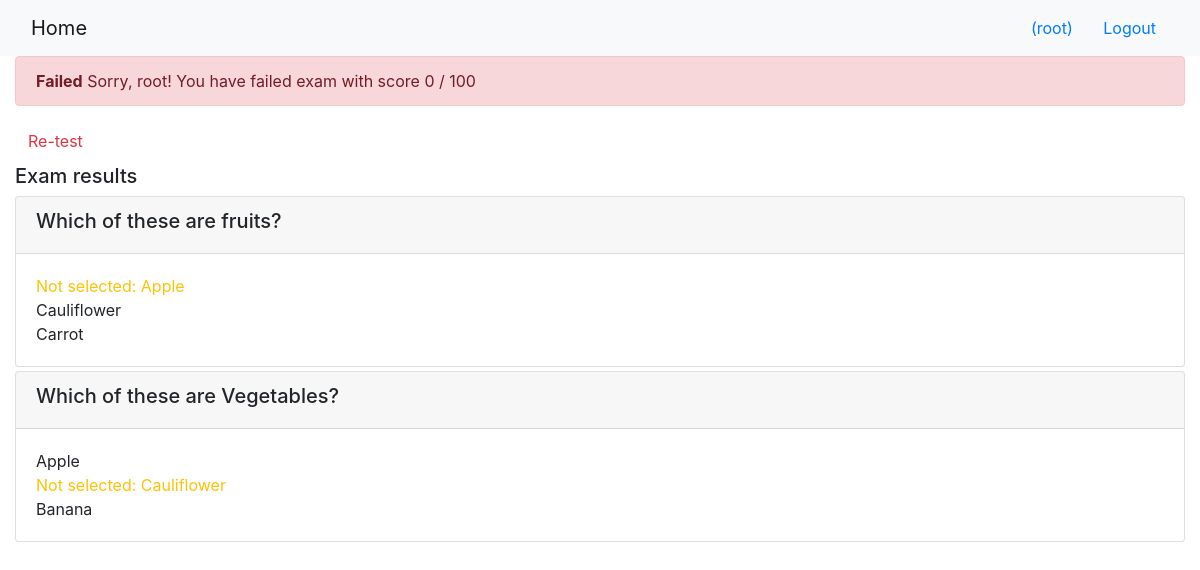
Screenshot of /onlinecourse/2/show_exam_result/2 (signed in) with the database file from the repository.
### onlinecourse/models.py (models this page shows, shortened)
class Question(models.Model):
    course = models.ForeignKey(Course, on_delete=models.CASCADE)
    question_text = models.CharField(null=False, max_length=500)
    grade = models.IntegerField()

class Choice(models.Model):
    question = models.ForeignKey(Question, on_delete=models.CASCADE)
    choice_text = models.CharField(null=False, max_length=500)
    is_correct = models.BooleanField()

### onlinecourse/views.py (the view)
# urls.py: path('<int:course_id>/show_exam_result/<int:submission_id>', views.show_exam_result, name='show_exam_result'),
def show_exam_result(request, course_id, submission_id):
    course = get_object_or_404(Course, pk=course_id)
    submission = get_object_or_404(Submission, pk=submission_id)
    selected_ids = []
    for choice in submission.choices.all():
        selected_ids.append(choice.id)
    total_grade, get_grade = 0, 0
    for question in course.question_set.all():
        total_grade += question.grade
        all_correct = all([(choice.id in selected_ids) == choice.is_correct for choice in question.choice_set.all()])
        if all_correct:
            get_grade += question.grade
    grade = int(100.0 * get_grade / total_grade)
    context = {}
    context['course'] = course
    context['selected_ids'] = selected_ids
    context['grade'] = grade
    return render(request, 'onlinecourse/exam_result_bootstrap.html', context)

### onlinecourse/templates/onlinecourse/exam_result_bootstrap.html (shortened to what this page needs)
<!DOCTYPE html>
<html lang="en">
<head>
    {% load static %}
    <link rel="stylesheet" href="https://maxcdn.bootstrapcdn.com/bootstrap/4.5.2/css/bootstrap.min.css">
</head>
<body>
 <nav class="navbar navbar-light bg-light">
    <div class="container-fluid">
        <div class="navbar-header">
              <a class="navbar-brand" href="{% url 'onlinecourse:index' %}">Home</a>
        </div>
        <ul class="nav navbar-nav navbar-right">
            {% if user.is_authenticated %}
            <li>
                <a class="btn btn-link" href="#">{{ user.first_name }}({{ user.username }})</a>
                <a class="btn btn-link" href="{% url 'onlinecourse:logout' %}">Logout</a>
            </li>
            {% endif %}
        </ul>
    </div>
</nav>
<div class="container-fluid">
    {% if grade > 80 %}
    <div class="alert alert-success">
       <b>Congratulations, {{user.usrename}}!</b> You have passed the exam and completed the course with score {{grade}} / 100
    </div>
        {% else %}
        <div class="alert alert-danger">
            <b>Failed</b> Sorry, {{user.username}}! You have failed exam with score {{grade}} / 100
        </div>
        <a class="btn btn-link text-danger" href="{% url 'onlinecourse:course_details' course.id %}">Re-test</a>
        {% endif %}
        <div class="card-columns-vertical mt-1">
        <h5 class="">Exam results</h5>
            {% for question in course.question_set.all %}
            <div class="card mt-1">
                <div class="card-header"><h5>{{question.question_text}}</h5></div>
                <div class="card-body">
                    {% for choice in question.choice_set.all %}
                        {% if choice.is_correct and choice.id in selected_ids %}
                        <div class="text-success">Correct answer: {{ choice.choice_text }}</div>
                        {% elif choice.is_correct %}
                        <div class="text-warning">Not selected: {{ choice.choice_text }}</div>
                        {% elif not choice.is_correct and choice.id in selected_ids %}
                        <div class="text-danger">Incorrect choices: {{ choice.choice_text }}</div>
                        {% else %}
                        <div>{{ choice.choice_text }}</div>
                        {% endif %}
                    {% endfor %}
                </div>
            </div>
            {% endfor %}
        </div>
    </div>
</body>
</html>

### rows the page displays
Question: question_text "Which of these are fruits?"
Choice: choice_text "Apple"
Choice: choice_text "Cauliflower"
Choice: choice_text "Carrot"
Question: question_text "Which of these are Vegetables?"
Choice: choice_text "Apple"
Choice: choice_text "Cauliflower"
Choice: choice_text "Banana"

### other values shown
{{ user.username }} "root"
{{ grade }} "0"
